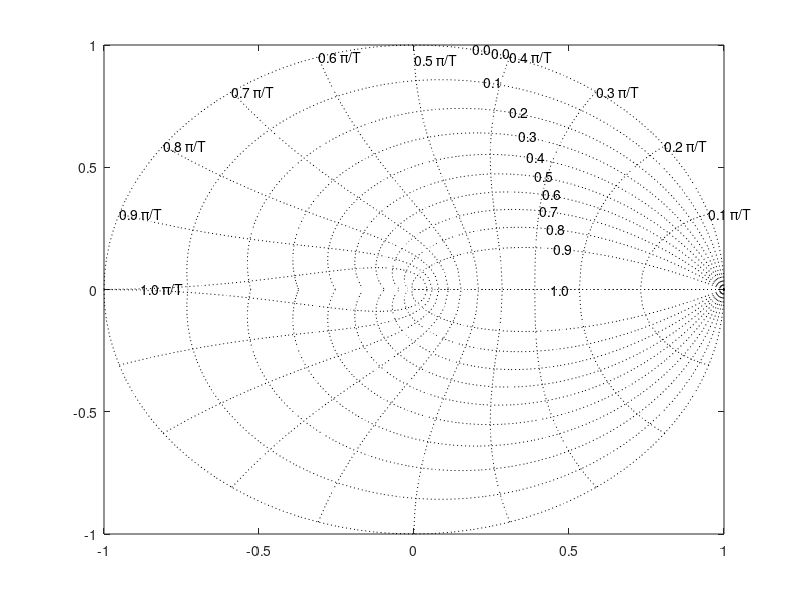

The MATLAB source for this figure: (Note: this script raises an error after producing the figure.)
% ELT013 - Controle Digital
%
% Exemplo de projeto de controlador digital pelo lugar das raizes:
%
% Prof. Bruno Teixeira, DELT/UFMG

close all; clear all; clc;

%% Escolha do periodo de amostragem:
T = 0.05;

%% Modelo discreto do PROCESSO:

% Processo instavel em MA:
Gps = tf([1], [1 -2]);

% Planta discreta:
Gz = c2d(Gps, T, 'zoh');
zpk(Gz)

%% Especificacoes de desempenho:

Mpmax = 25; % percentual de overshoot
ts = 0.5; % tempo de subida
ta = 1.5; % tempo de acomodacao

% Regioes que atendem as especificacoes:
zetamin = 0.6*(1 - Mpmax/100) % taxa de amortecimento
wnmin = 1.8/ts % frequencia natural
zetawnmin = 4.6/ta % zeta*wn, em que wn esta em rad/s

% Especificacoes (um pouco mais rigoross que valores minimos) que atendem regioes:
zeta = 0.55
wn = 6.0*T % em rad
zeta*wn/T % Observe que  esse valor deve ser > zetawnmin calculado acima
r0 = exp(-zeta*wn) % a regiao interna a esse raio delimita o ta minimo

%% Projeto direto:

% Projeto digital usando lugar das raizes:
figure; zgrid; % referencia do grid

%% 1) Considerando compensador estatico:
K = [0:0.001:50];
figure; rlocus(Gz, K); zgrid(zeta, wn); hold on; plotcircle(0,0,r0,'k-.')
Kc1 = 8;
[Kc1, raizes1] = rlocfind(Gz)
figure; bode(Gz*Kc1); grid on;
% Simulacao da resposta ao degrau em MF
Tz1 = feedback(Gz*Kc1,1);
zpk(Tz1)
figure; step(Tz1); grid on;
figure(5); Tuz1 = Kc1/(1+Gz*Kc1); step(Tuz1); grid;

%% 2) PI:
zc = 0.9; % zero do controlador
Dz = tf([1 -zc], [1 -1], T);

figure; rlocus(Gz*Dz, K); zgrid(zeta, wn); hold on; plotcircle(0,0,r0,'k-.')
[Kc2, raizes2] = rlocfind(Gz*Dz)
 Kc2 = 20;
figure; bode(Gz*Dz*Kc2); grid on;
figure; nyquist(Gz*Dz*Kc2); grid on;
% Simulacao da resposta ao degrau em MF
Tz2 = feedback(Gz*Dz*Kc2,1);
zpk(Tz2)
figure; step(Tz2);grid on;
figure(5); Tuz2 = Kc2*Dz/(1+Gz*Kc2*Dz); step(Tuz2); grid;